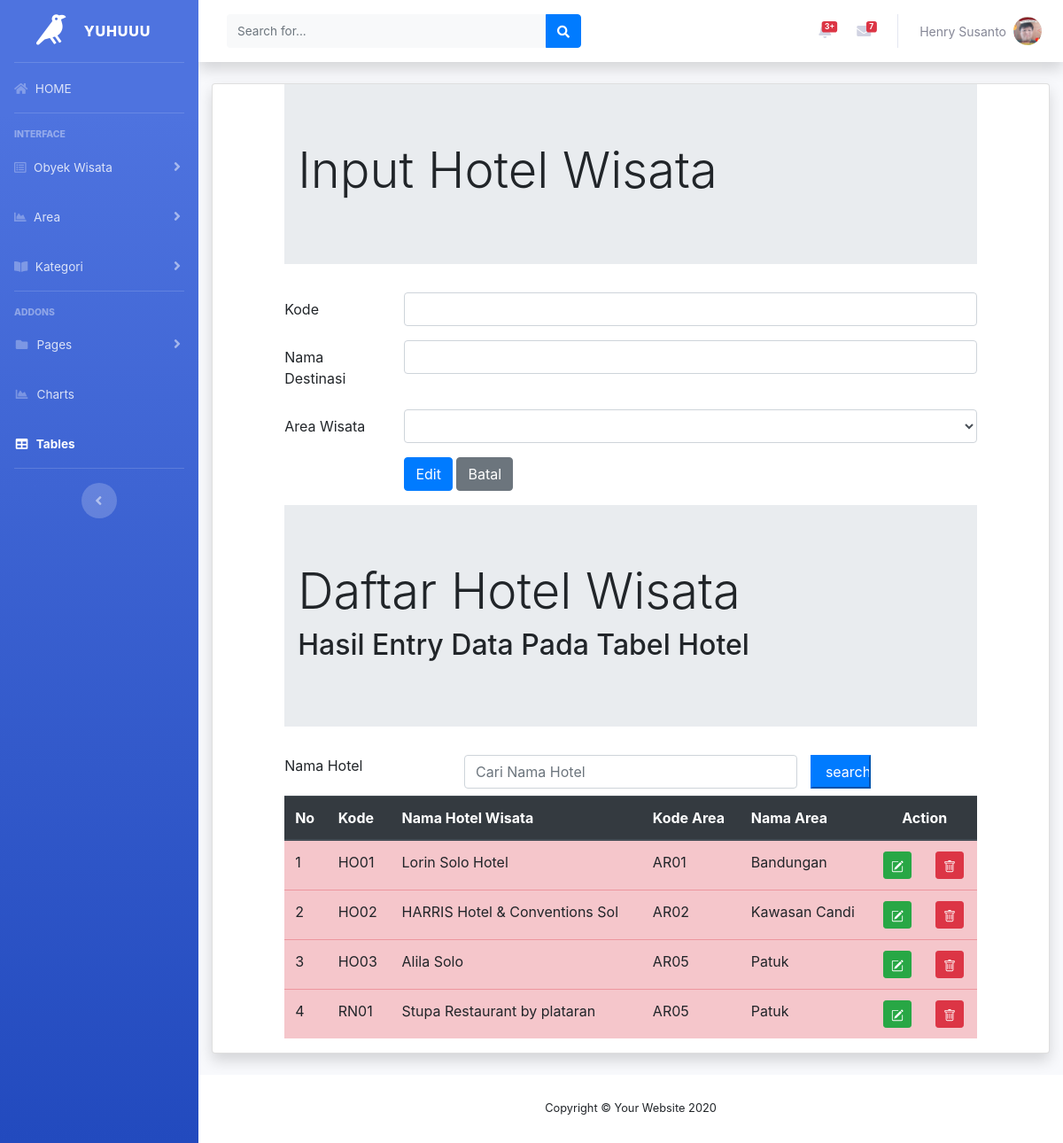
Page /hoteledit.php on the committed database.
### tables this page shows
CREATE TABLE `hotel` (
  `hotelID` char(4) NOT NULL,
  `hotelnama` char(30) NOT NULL,
  `areaID` char(4) NOT NULL
);

CREATE TABLE `area` (
  `areaID` char(4) NOT NULL,
  `areanama` char(35) NOT NULL,
  `areawilayah` char(35) NOT NULL,
  `areaketerangan` varchar(255) NOT NULL,
  `povinsiID` char(2) NOT NULL
);

### hoteledit.php (the view, shortened to what this page needs)
<!DOCTYPE html>
<?php
  include "includes/config.php";
  $dataarea = mysqli_query($connection,"select * from area");
   $kodehotel = $_GET["ubah"];
   $edithotel = mysqli_query($connection,"SELECT * FROM hotel WHERE hotelID = '$kodehotel'");
   $rowedit = mysqli_fetch_array($edithotel);
   $editarea = mysqli_query($connection,"SELECT * FROM hotel,area
    WHERE hotelID = '$kodehotel' and hotel.areaID = area.areaID");
   $rowedit3 = mysqli_fetch_array($editarea)
?>
<html lang="en">
<head>
  <?php include"header.php";?>
<div class="container-fluid">
<div class="card shadow mb-4">
  <link rel="stylesheet"  type="text/css" href="https://cdnjs.cloudflare.com/ajax/libs/select2/4.0.3/css/select2.min.css">
	<link rel="stylesheet" href="css/bootstrap.min.css">
</head>
<body>
<div class="row">
	<div class="col-sm-1">
 </div>
 <div class="col-sm-10">
   <div class="jumbotron jumbotron-fluid">
				<div class="container">
					<h1 class="display-4">Input Hotel Wisata</h1>
				</div>
			</div>
 <form method="POST">
  <div class="form-group row">
    <label for="kodedestinasi" class="col-sm-2 col-form-label">Kode</label>
    <div class="col-sm-10">
      <input type="Text" class="form-control" id="kodedestinasi" name= "inputkode" value="<?php echo
      $rowedit["hotelID"]?>">
    </div>
  </div>
  <div class="form-group row">
    <label for="namadestinasi" class="col-sm-2 col-form-label">Nama Destinasi</label>
    <div class="col-sm-10">
      <input type="Text" class="form-control" id="namadestinasi" name ="inputnama"  value="<?php echo
      $rowedit["hotelnama"]?>">
    </div>
  </div>
   <div class="form-group row">
    <label for="refkategori" class="col-sm-2 col-form-label">Area Wisata </label>
  <div class="col-sm-10">
   <select  class="form-control" id="kodearea" name="kodearea">
    <option value="<?php echo $rowedit["areaID"]?>"><?php echo $rowedit['areaID'] ?>  <?php echo $rowedit3['areanama']?></option>
   	<?php  while($row = mysqli_fetch_array($dataarea))
   	{?>
   	<option value="<?php echo $row["areaID"]?>">
   	</option>
   <?php } ?>
   </select>
</div>
  </div>
 <div class="form-group row">
    <div class="col-sm-2">
    </div>
    <div class="col-sm-10">
    <input type="submit" class="btn btn-primary" value="Edit" name="Edit">
    <input type="reset" class="btn btn-secondary" value="Batal" name="Batal" >
  </div>
</div>
</form>
 </div>
<div class="col-sm-1">
 </div>
</div>
	<div class="row">
		<div class="col-sm-1"></div>
		<div class="col-sm-10">
			<div class="jumbotron jumbotron-fluid">
				<div class="container">
					<h1 class="display-4">Daftar Hotel Wisata </h1>
					<h2> Hasil Entry Data Pada Tabel Hotel </h2>
				</div>
			</div>
	<form method="POST">
		<div class="form-group row mb-2">
			<label for="search" class="col-sm-3 ">Nama Hotel</label>
			<div class="col-sm-6">
				<input type="text" name="search" class="form-control" id="search" value="<?php if(isset($_POST['search'])) {echo $_POST['search'];}?>" placeholder="Cari Nama Hotel">
			</div>
			<input type="submit" name="kirim" class="col-sm-1 btn-primary" value="search">
		</div>
	</form>
     <table class="table table-hover table-danger ">
     	<thead class="thead-dark">
     		<tr>
     			<th>No</th>
     			<th>Kode</th>
     			<th>Nama Hotel Wisata</th>
     			<th>Kode Area</th>
     			<th>Nama Area</th>
          <th colspan="2" style="text-align: center;">Action</th>
     		</tr>
     	</thead>
     <tbody>
	<?php
	if(isset($_POST["kirim"]))
	{
		$search = $_POST['search'];
		$query = mysqli_query($connection,"select hotel.*,
      area.areaID,area.areanama
			from hotel,area
			where hotelnama like'%".$search."%'
			and hotel.areaID = area.areaID");
	}else
	{
	$query = mysqli_query($connection, "select hotel.*,
    area.areaID,area.areanama
      from hotel,area
      where hotel.areaID = area.areaID");
  }
	$nomor = 1;
	while ($row = mysqli_fetch_array($query))
		{?>
			<tr>
				<td><?php echo $nomor; ?></td>
				<td><?php echo $row['hotelID']; ?></td>
				<td><?php echo $row['hotelnama']; ?></td>
				<td><?php echo $row['areaID']; ?></td>
				<td><?php echo $row['areanama']; ?></td>
     <td>
      <a href="hoteledit.php?ubah=<?php echo $row["hotelID"]?>"
        class = "btn btn-success btn-sm" title ="EDIT">
    </a>
    </td>
      <td>
         <a href="hotelhapus.php?hapus=<?php echo $row["hotelID"]?>"
        class = "btn btn-danger btn-sm" title="DELETE">
  </a>
      </td>
		 	</tr>
		 <?php $nomor = $nomor+ 1; ?>
		<?php } ?>
	</tbody>
     </table>
		</div>
		<div class="col-sm-1"></div>
	</div>
</body>
<?php include"footer.php";?>
</html>

### rows in the picture
hotel: hotelID "HO01", hotelnama "Lorin Solo Hotel", areaID.areaID "AR01", areaID.areanama "Bandungan"
hotel: hotelID "HO02", hotelnama "HARRIS Hotel & Conventions Sol", areaID.areaID "AR02", areaID.areanama "Kawasan Candi"
hotel: hotelID "HO03", hotelnama "Alila Solo", areaID.areaID "AR05", areaID.areanama "Patuk"
hotel: hotelID "RN01", hotelnama "Stupa Restaurant by plataran", areaID.areaID "AR05", areaID.areanama "Patuk"
